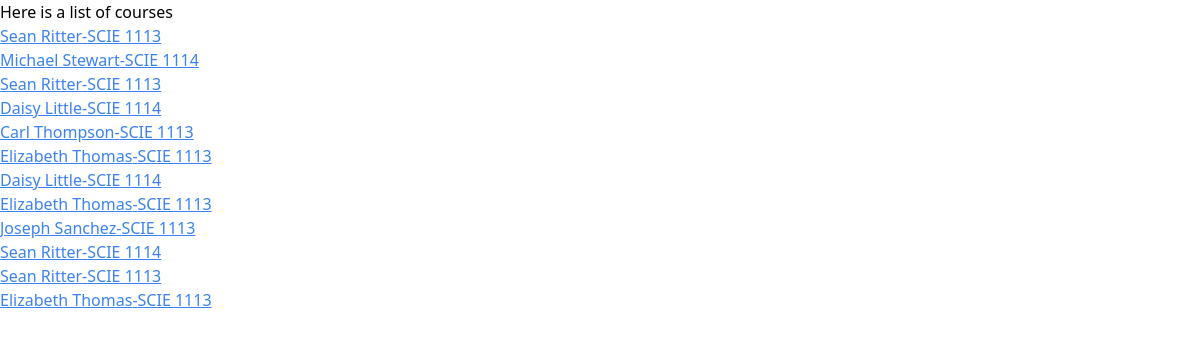
Screenshot of /search/subject=SCIE/ with the database file from the repository.
### professors/models.py (models this page shows, shortened)
class Course(models.Model):
    school = models.ForeignKey(School, on_delete=models.CASCADE)
    subject = models.CharField(max_length=30)
    course_number = models.CharField(max_length=20, blank=True, null=True)
    professor = models.ForeignKey(Professor, on_delete=models.CASCADE)

class Professor(models.Model):
    name = models.CharField(max_length=100)
    school = models.ForeignKey(School, on_delete=models.CASCADE)
    department = models.CharField(max_length=100, blank=True, null=True)

### professors/views.py (the view)
# urls.py: path('search/subject=<str:subject>/', views.search_subject, name='search_subject'),
def search_subject(request, subject):
    courses = Course.objects.filter(subject=subject)
    return render(request, 'professors/search_course.html', context={'results': courses})

### professors/templates/professors/search_course.html
{% extends 'professors/base.html' %} {% block content %}
<div>
  <p>Here is a list of courses</p>
  {% for result in results %}
  <p>
    <a
      class="underline text-blue-500"
      href="{% url 'course_ratings' result.id %}"
      >{{ result.professor.name}}-{{ result.subject }}
      {{result.course_number}}</a
    >
  </p>
  {% endfor %}
</div>
{% endblock %}

### rows the page displays
Course: professor.name "Sean Ritter", subject "SCIE", course_number "1113"
Course: professor.name "Michael Stewart", subject "SCIE", course_number "1114"
Course: professor.name "Sean Ritter", subject "SCIE", course_number "1113"
Course: professor.name "Daisy Little", subject "SCIE", course_number "1114"
Course: professor.name "Carl Thompson", subject "SCIE", course_number "1113"
Course: professor.name "Elizabeth Thomas", subject "SCIE", course_number "1113"
Course: professor.name "Daisy Little", subject "SCIE", course_number "1114"
Course: professor.name "Elizabeth Thomas", subject "SCIE", course_number "1113"
Course: professor.name "Joseph Sanchez", subject "SCIE", course_number "1113"
Course: professor.name "Sean Ritter", subject "SCIE", course_number "1114"
Course: professor.name "Sean Ritter", subject "SCIE", course_number "1113"
Course: professor.name "Elizabeth Thomas", subject "SCIE", course_number "1113"
